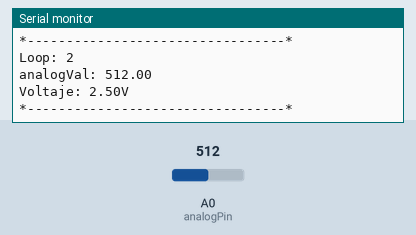
Simulated run of this sketch. Board: Arduino Uno, built with avr-gcc and run on an emulated ATmega328P. Shown: the last lines printed to the serial monitor. Inputs (shaded band) come from the test bench; at power-on: A0 (analogPin) = 512.

Above: at 1.4 s.
1.5 s: A0 (analogPin) set to 716
At 2.4 s:
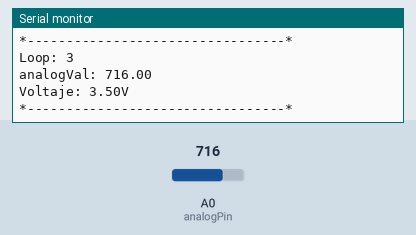
3.0 s: A0 (analogPin) set to 900
At 3.6 s:
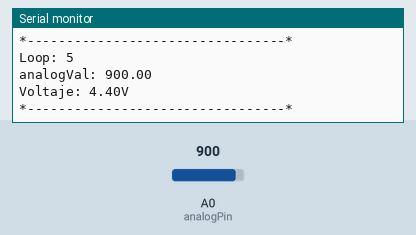
Timing chart, 0 to 6.0 s (numbered marks = the images above; inputs shaded):
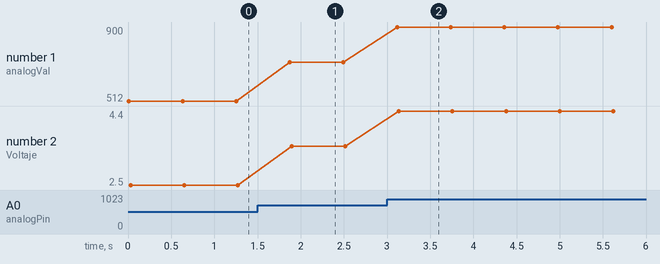

Measured:
- after the input at 1.5 s, the serial monitor: prints a new line after 0.37 s (image 1)
- after the input at 3.0 s, the serial monitor: prints a new line after 0.12 s (image 2)
- plotted number 1: 512 → 716 after the input at 1.5 s, 716 → 900 after the input at 3.0 s
- plotted number 2: 2.5 → 3.5 after the input at 1.5 s, 3.5 → 4.4 after the input at 3.0 s

The sketch:

02-lectorDeVoltaje.ino
```cpp
//casvilldaniel@gmail.com
//Codigo Lector de Voltaje
//Circuito usando pin 5V, GRD, resistencia/s y bombillo led

int analogPin= A0;
float analogVal= 0;
float voltaje= 0;
int sleep= 600;
int count=0;

void setup()
{
	pinMode(analogPin,INPUT);
	Serial.begin(9600);
}

void loop()
{
  analogVal= analogRead(analogPin);
  voltaje= (5. * analogVal)/1023.;

  Serial.println("Loop: "+String(count)+"\n");
  Serial.println("analogVal: "+String(analogVal)+"\n");
  Serial.println("Voltaje: "+String(voltaje)+"V\n");
  Serial.println("*---------------------------------*\n");
  delay(sleep);

  count++;
}
```
